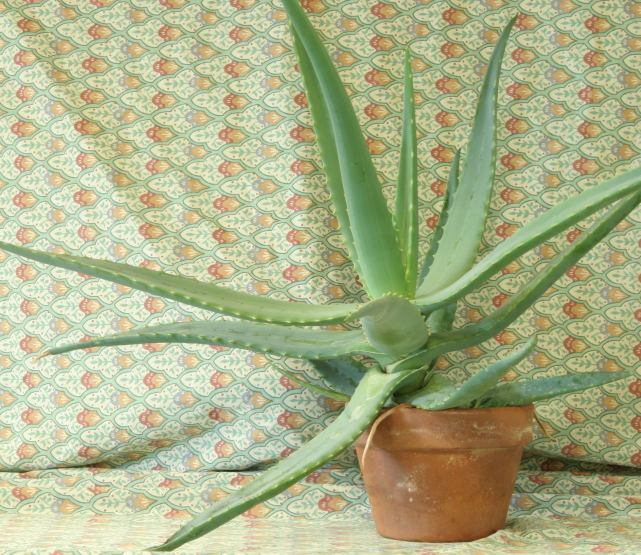
#> input picture images/aloeL.jpg, 1282 x 1110 px (shown at 1/2 size); its folder holds 5 pictures in this run
$ python camera_calibration01.py
#> lines starting #> are read from the running program, lines starting #| are printed output that depends on the picture; after the words box and inside, x2 and y2 are one past the last pixel; in counts of white or black regions, pixels touching at a corner belong together
# -*- coding: utf-8 -*-
"""
 author: weihuan
 date: 2020/9/12  8:55
"""
import numpy as np
import cv2
import glob

# termination criteria
# 设置寻找亚像素角点的参数，采用的停止准则是最大循环次数30和最大误差容限0.001
criteria = (cv2.TERM_CRITERIA_EPS + cv2.TERM_CRITERIA_MAX_ITER, 30, 0.001)

# prepare object points, like (0,0,0), (1,0,0), (2,0,0) ....,(6,5,0)
objp = np.zeros((7*6,3), np.float32)
objp[:,:2] = np.mgrid[0:7,0:6].T.reshape(-1,2)

# Arrays to store object points and image points from all the images.
objpoints = [] # 3d point in real world space
imgpoints = [] # 2d points in image plane.

images = glob.glob('images\*.jpg')

for fname in images:
    img = cv2.imread(fname)
#> img is the input picture: shape (1110, 1282, 3); mean B, G, R 136.6, 177.2, 171.2
    gray = cv2.cvtColor(img,cv2.COLOR_BGR2GRAY)
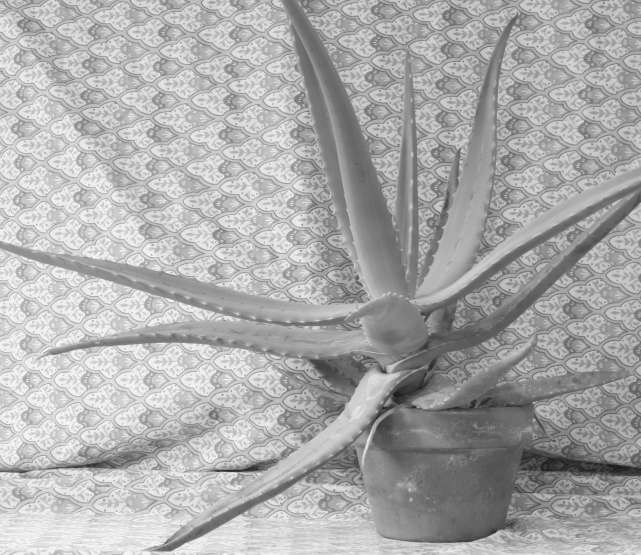
#> gray: shape (1110, 1282) (shown at 1/2 size); min 18, max 253, mean 170.8

    # Find the chess board corners
    # ret, corners = cv2.findChessboardCorners(gray, (7,6),None)
    ret, corners = cv2.findChessboardCorners(gray, (7,6),None)
#> ret = False; corners = None

    # If found, add object points, image points (after refining them)
    if ret == True:
        objpoints.append(objp)

        corners2 = cv2.cornerSubPix(gray,corners,(11,11),(-1,-1),criteria)
        imgpoints.append(corners2)

        # Draw and display the corners
        img = cv2.drawChessboardCorners(img, (7,6), corners2,ret)

        cv2.namedWindow('demo', 0)
        cv2.imshow('demo',img)
        cv2.waitKey(500)
#> pass 2 of the loop `for fname in images:`:
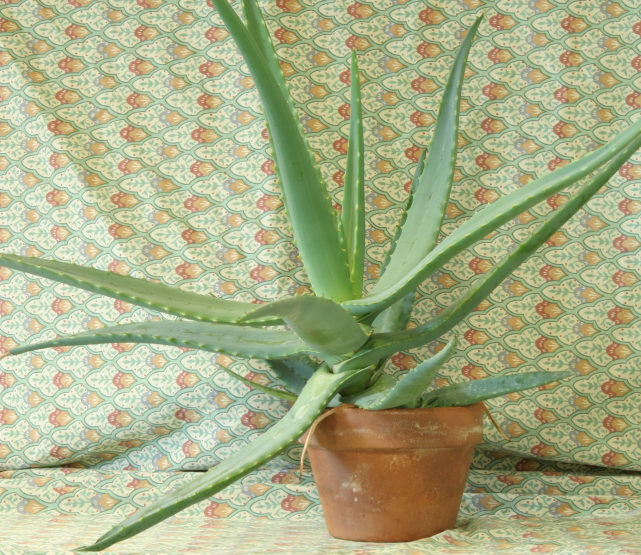
#> input picture images/aloeR.jpg, 1282 x 1110 px (shown at 1/2 size)
#> img is the input picture: shape (1110, 1282, 3); mean B, G, R 134.1, 174.2, 168
#> `gray = cv2.cvtColor(img,cv2.COLOR_BGR2GRAY)`:
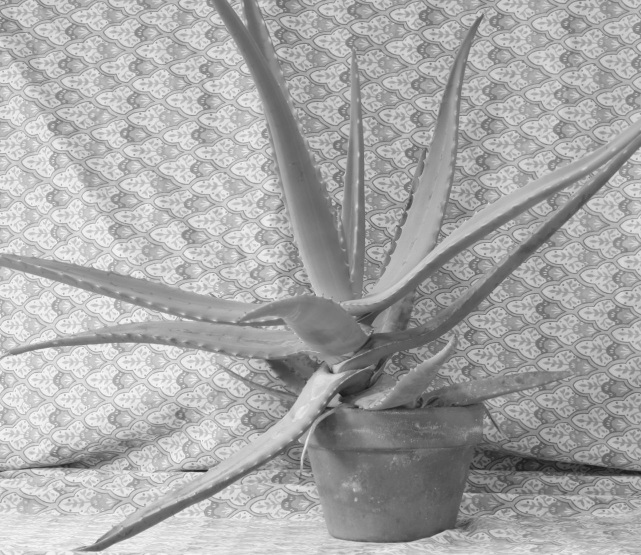
#> gray: shape (1110, 1282) (shown at 1/2 size); min 18, max 253, mean 167.8
#> pass 3 of the loop `for fname in images:`:
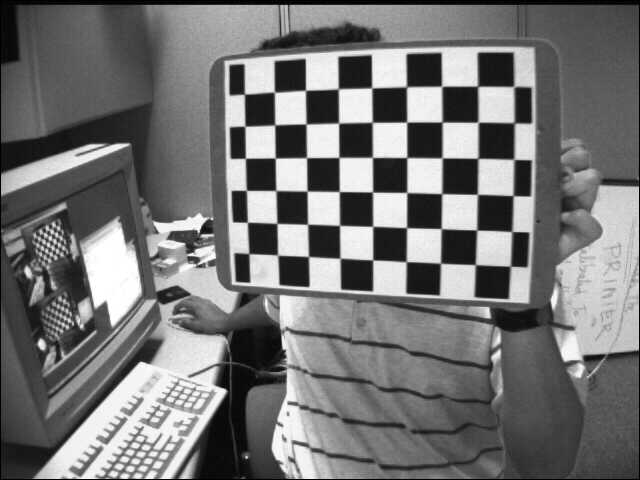
#> input picture images/left01.jpg, 640 x 480 px
#> img is the input picture: shape (480, 640, 3); min 0, max 255, mean 116.6
#> gray: shape (480, 640)
#> ret = True; corners = 42 rows, first 8: [475.4, 264.8], [440.5, 263.2], [405.9, 261.5], [372.9, 259.9], [340.6, 258.5], [308.7, 256.4], [277.6, 255.1], [476.7, 230.1]
#> corners2 = 42 rows, first 8: [475.3, 264.6], [440.5, 263.2], [406.2, 261.7], [372.7, 259.9], [340, 258.2], [308.5, 256.5], [277.6, 255.1], [476.7, 230]
#> `img = cv2.drawChessboardCorners(img, (7,6), corners2,ret)`:
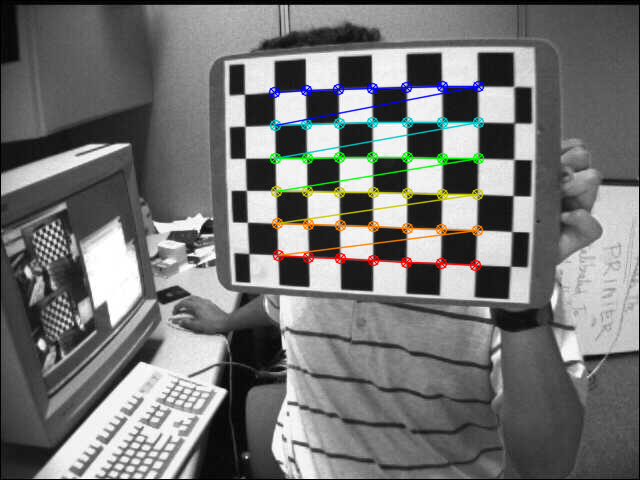
#> img: shape (480, 640, 3); 3.22% of pixels changed, all inside (x1, y1, x2, y2) = (268, 80, 485, 272)
#> the loop made 5 passes; the first 3 are shown

cv2.destroyAllWindows()

# Calibration
ret, mtx, dist, rvecs, tvecs = cv2.calibrateCamera(objpoints, imgpoints, gray.shape[::-1],None,None)
# save the data
np.savez('B.npz',ret=ret, mtx=mtx, dist=dist, rvecs=rvecs, tvecs=tvecs)
print(mtx)
# print('done');

# Undistortion
img = cv2.imread('images/right01.jpg')
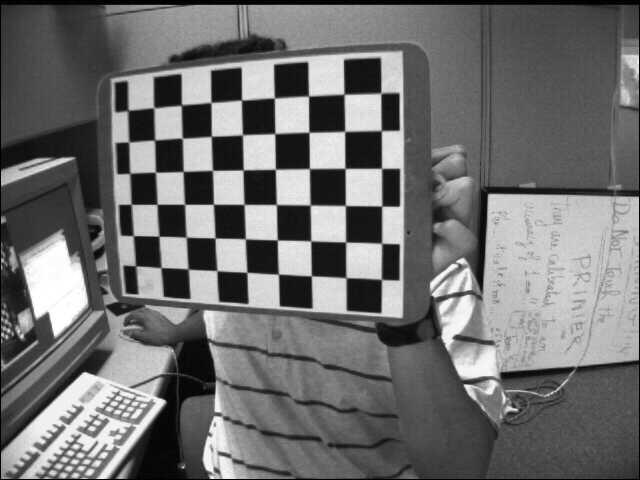
#> input picture images/right01.jpg, 640 x 480 px
#> img is the input picture: shape (480, 640, 3); min 0, max 255, mean 111.4
h,  w = img.shape[:2]
#> h = 480; w = 640
newcameramtx, roi=cv2.getOptimalNewCameraMatrix(mtx,dist,(w,h),1,(w,h))

# Using cv2.undistort()
# undistort
dst = cv2.undistort(img, mtx, dist, None, newcameramtx)
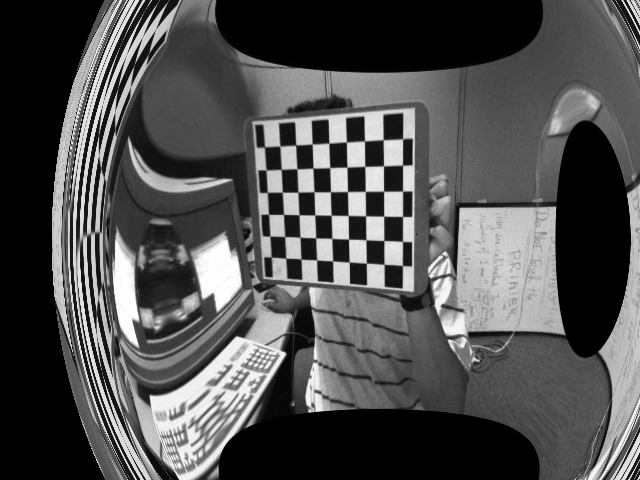
#> dst: shape (480, 640, 3); min 0, max 255, mean 80.3

# crop the image
x,y,w,h = roi
dst = dst[y:y+h, x:x+w]
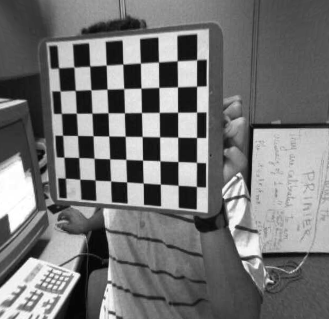
#> dst: shape (319, 329, 3); min 1, max 255, mean 115.9
cv2.imwrite('calibresult-right.png',dst)

# [9 lines of commented-out code are left out]

mean_error = 0
tot_error = 0
for i in range(len(objpoints)):
    imgpoints2, _ = cv2.projectPoints(objpoints[i], rvecs[i], tvecs[i], mtx, dist)
    error = cv2.norm(imgpoints[i],imgpoints2, cv2.NORM_L2)/len(imgpoints2)
    tot_error += error

print ("total error: ", tot_error/len(objpoints))
